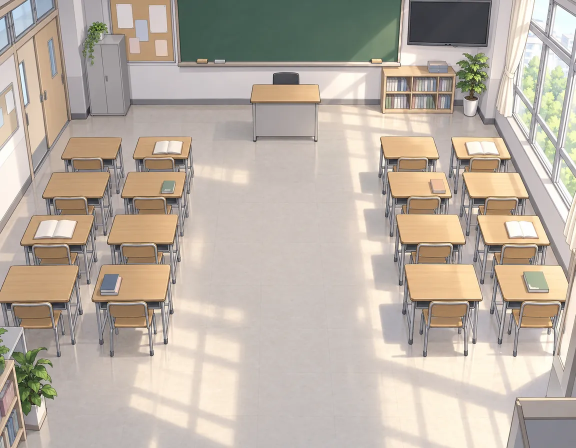
#> input picture assets/bg/s0.webp, 1152 x 896 px (shown at 1/2 size)
$ python -i finish.py   (imports and definitions only)
#> lines starting #> are read from the running program, lines starting #| are printed output that depends on the picture
#!/usr/bin/env python3
"""A4 raw images (assets/raw/gen/*.png) -> game files.

  scenes / misread  -> tools/process_assets.py cg   -> assets/cg/<name>.webp (w <= 1280, q80)
  og_keyart         -> tools/process_assets.py og   -> assets/ui/og.jpg (1200x630)
  app_icon          -> assets/ui/app-192.png, app-512.png, app-maskable-512.png,
                       apple-touch-icon.png (180), favicon-32.png
  ui_icons (3x3 sheet on green) -> assets/ui/icon_<name>.png (128x128, transparent)

  python tools/prompts/A4/finish.py [names...]     # default: everything that exists in raw
"""
from __future__ import annotations

import subprocess
import sys
from pathlib import Path

import numpy as np
from PIL import Image

HERE = Path(__file__).resolve().parent
ROOT = HERE.parent.parent.parent
RAW = ROOT / "assets" / "raw" / "gen"
UI = ROOT / "assets" / "ui"
ICON_NAMES = ["notebook", "settings", "rulecard", "dictionary", "plaque", "hint", "map",
              "sound_on", "sound_off"]
BG = (0x1D, 0x1A, 0x17)


def run(*args):
    subprocess.run([sys.executable, str(ROOT / "tools" / "process_assets.py"), *args], check=True)


# [8 lines left out: function og, not called in this run]


def app_icons(src: Path):
#> called with src = '../../../assets/bg/s0.webp'
    im = Image.open(src).convert("RGB")
#> im is the input picture: PIL image 1152x896 RGB; mean R, G, B 186.7, 175.9, 163.8
    w, h = im.size
#> w = 1152; h = 896
    s = min(w, h)
#> s = 896
    im = im.crop(((w - s) // 2, (h - s) // 2, (w - s) // 2 + s, (h - s) // 2 + s))
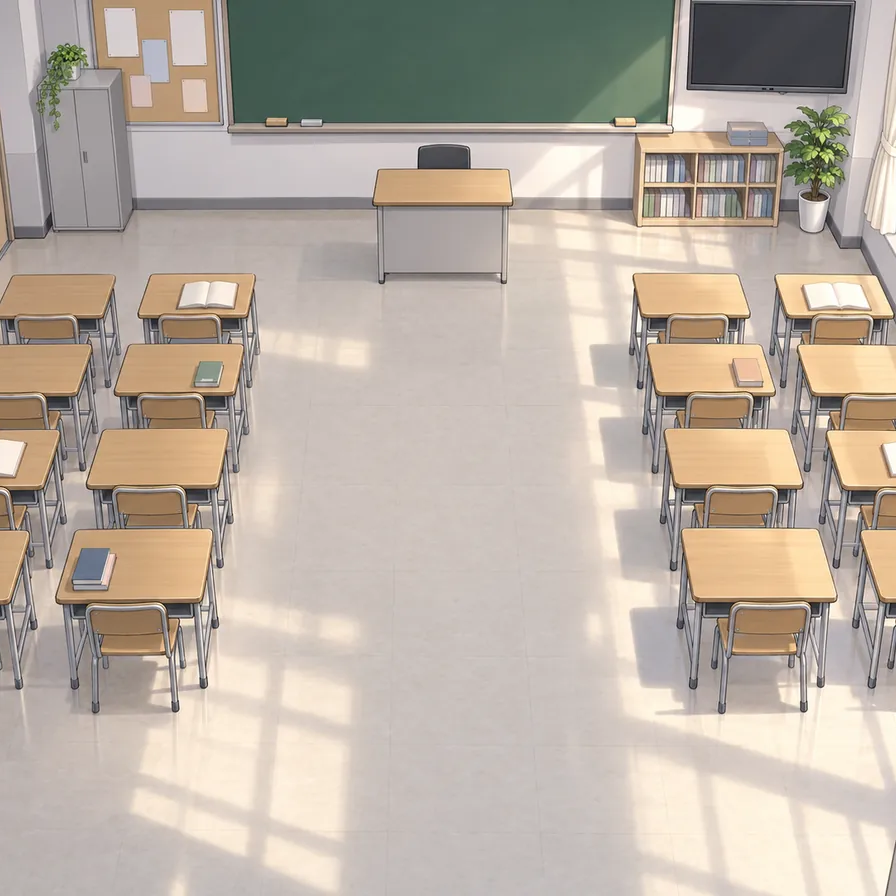
#> im: PIL image 896x896 RGB; mean R, G, B 186.1, 175, 163.3
    UI.mkdir(parents=True, exist_ok=True)
    for name, px in [("app-512", 512), ("app-192", 192), ("apple-touch-icon", 180), ("favicon-32", 32)]:
        im.resize((px, px), Image.LANCZOS).save(UI / f"{name}.png", optimize=True)
#> this loop made 4 passes
#> pass 2, in app_icons, `im.resize((px, px), Image.LANCZOS).save(UI / f"{name}.png", optimize=T..`:
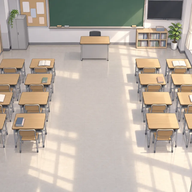
#> saved as app-192.png: PIL image 192x192 RGB; mean R, G, B 186.1, 175, 163.3
    # maskable: the emblem must sit inside the 80% safe circle -> shrink to 80% on the bg color
    canvas = Image.new("RGB", (512, 512), BG)
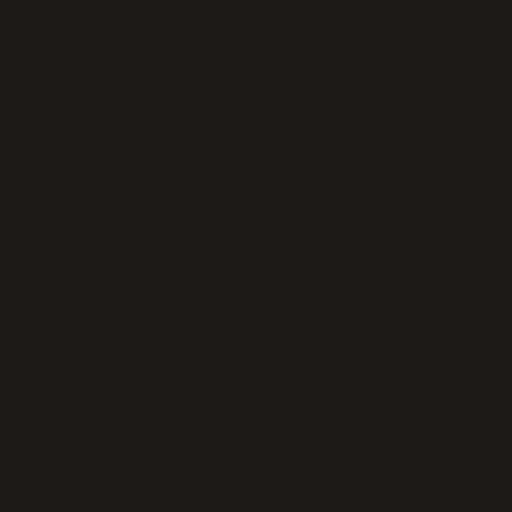
#> canvas: PIL image 512x512 RGB; mean R, G, B 29, 26, 23
    inner = im.resize((410, 410), Image.LANCZOS)
    canvas.paste(inner, ((512 - 410) // 2, (512 - 410) // 2))
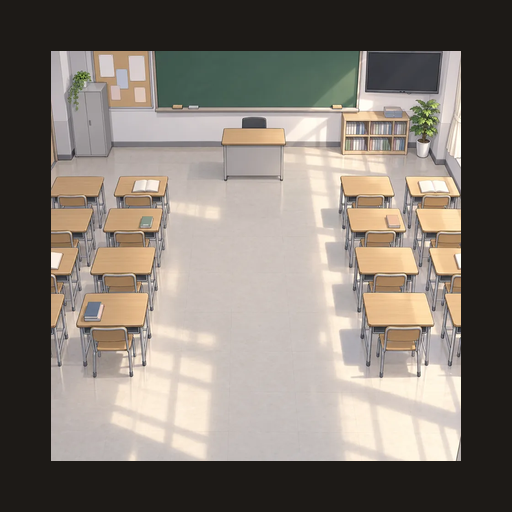
#> canvas: PIL image 512x512 RGB; mean R, G, B 129.7, 121.6, 112.9
    canvas.save(UI / "app-maskable-512.png", optimize=True)
    print("app icons ->", UI)


# [69 lines left out: functions _bands, ui_icons, main, not called in this run]


# [2 lines not run here, left out]

>>> result = app_icons('../../../assets/bg/s0.webp')

$ run again, on assets/cg/mis_commoner_puzzled.webp
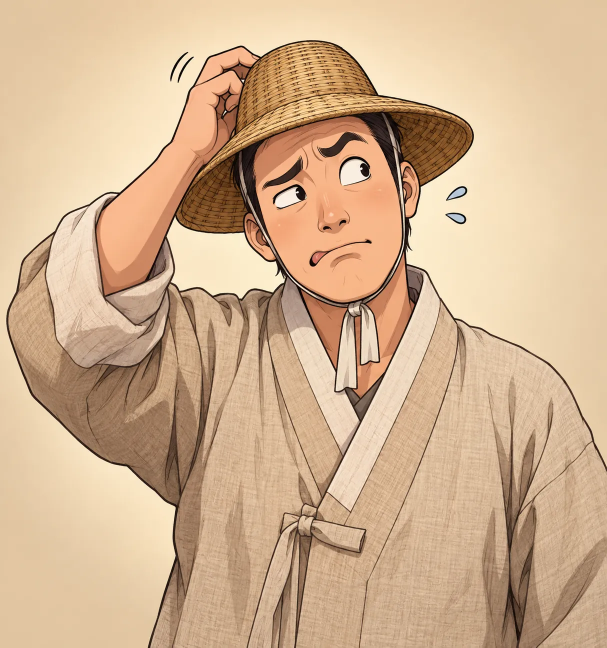
#> input picture assets/cg/mis_commoner_puzzled.webp, 1214 x 1295 px (shown at 1/2 size)
#> in app_icons, im is the input picture: PIL image 1214x1295 RGB; mean R, G, B 209.3, 177.4, 144.3
#> im: PIL image 1214x1214 RGB
#> in app_icons, `inner = im.resize((410, 410), Image.LANCZOS)`:
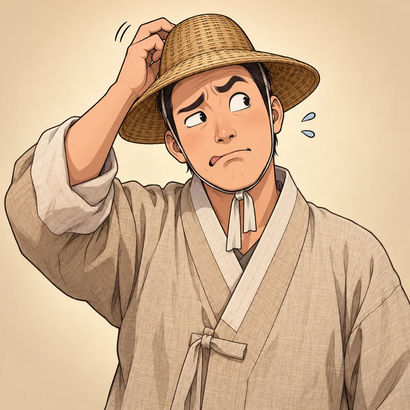
#> inner: PIL image 410x410 RGB; mean R, G, B 208.8, 176.8, 143.8
#> in app_icons, `canvas.paste(inner, ((512 - 410) // 2, (512 - 410) // 2))`:
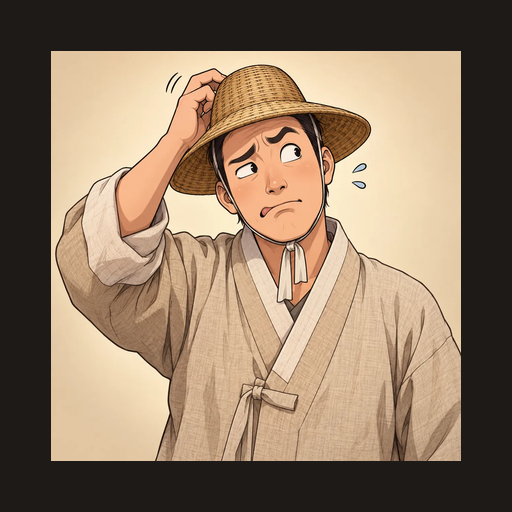
#> canvas: PIL image 512x512 RGB; mean R, G, B 144.3, 122.7, 100.5

$ run again, on assets/cg/mis_monk_bemused.webp
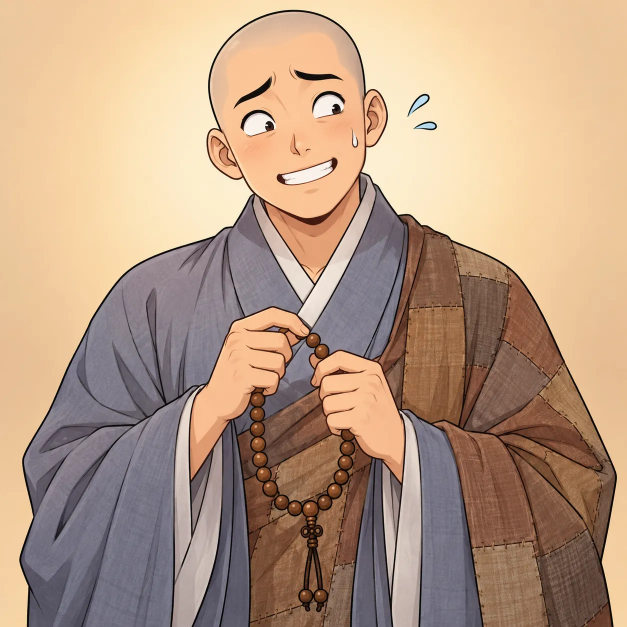
#> input picture assets/cg/mis_monk_bemused.webp, 1254 x 1254 px (shown at 1/2 size)
#> in app_icons, im is the input picture: PIL image 1254x1254 RGB; mean R, G, B 184.3, 155.5, 131.6
#> in app_icons, `inner = im.resize((410, 410), Image.LANCZOS)`:
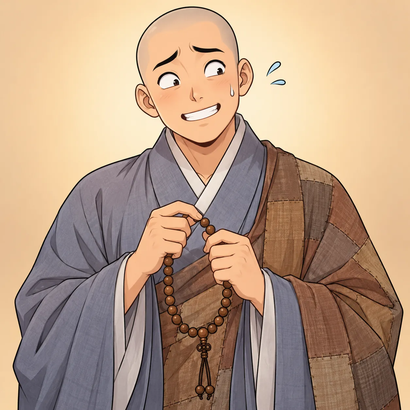
#> inner: PIL image 410x410 RGB; mean R, G, B 184.3, 155.5, 131.6
#> in app_icons, `canvas.paste(inner, ((512 - 410) // 2, (512 - 410) // 2))`:
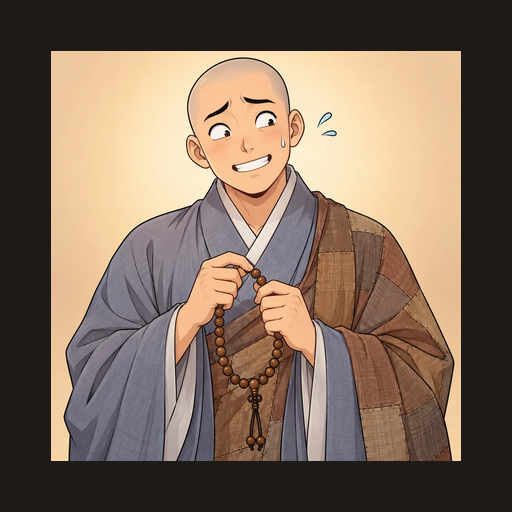
#> canvas: PIL image 512x512 RGB; mean R, G, B 128.6, 109, 92.7

$ run again, on assets/portraits/anc_child.webp
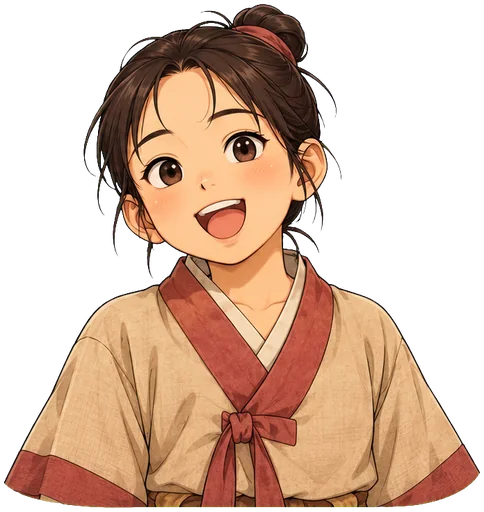
#> input picture assets/portraits/anc_child.webp, 484 x 512 px
#> in app_icons, `inner = im.resize((410, 410), Image.LANCZOS)`:
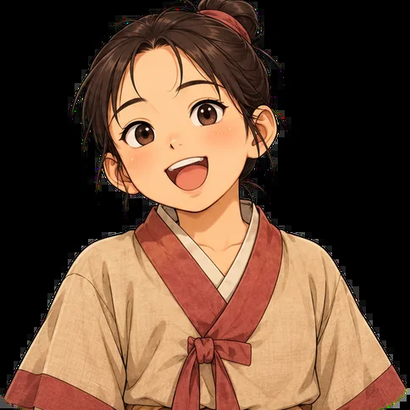
#> inner: PIL image 410x410 RGB; mean R, G, B 103.5, 73.7, 54.3
#> in app_icons, `canvas.paste(inner, ((512 - 410) // 2, (512 - 410) // 2))`:
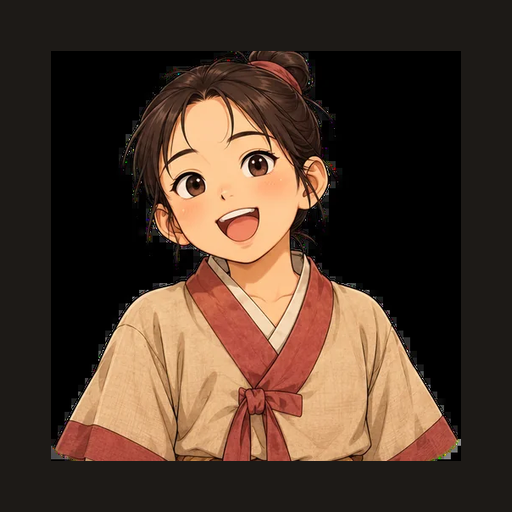
#> canvas: PIL image 512x512 RGB; mean R, G, B 76.8, 56.6, 43.1
